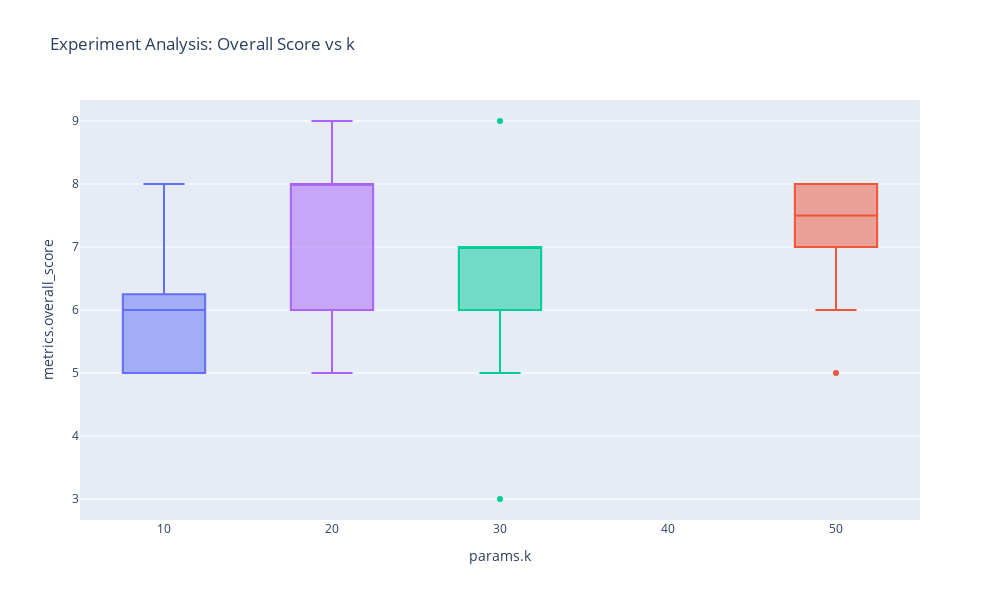

The cell this chart's notebook holds for it:
### Markdown cell above
### K analysis respect overall score

### Code cell
# Create the scatterplot

fig = px.box(
    df_runs, 
    x="params.k", 
    y="metrics.overall_score",
    color="params.k",        
    title="Experiment Analysis: Overall Score vs k",
    width=1000,
    height=600
    )
fig.update_layout(showlegend=False)

# Show the interactive plot
fig.show()

### Figure 1 — Plotly figure (JSON) as saved in the notebook; plotly's stock layout.template omitted (floating-point values rounded to 4 significant figures)
{"data": [{"alignmentgroup": "True", "hovertemplate": "params.k=%{x}<br>metrics.overall_score=%{y}<extra></extra>", "legendgroup": "10", "marker": {"color": "#636efa"}, "name": "10", "notched": false, "offsetgroup": "10", "orientation": "v", "showlegend": true, "type": "box", "x": [10, 10, 10, 10, 10, 10, 10, 10, 10], "x0": " ", "xaxis": "x", "y": [8, 6, 6, 7, 6, 5, 6, 5, 5], "y0": " ", "yaxis": "y"}, {"alignmentgroup": "True", "hovertemplate": "params.k=%{x}<br>metrics.overall_score=%{y}<extra></extra>", "legendgroup": "50", "marker": {"color": "#EF553B"}, "name": "50", "notched": false, "offsetgroup": "50", "orientation": "v", "showlegend": true, "type": "box", "x": [50, 50, 50, 50, 50, 50, 50, 50, 50, 50], "x0": " ", "xaxis": "x", "y": [8, 8, 8, 7, 8, 8, 7, 5, 6, 7], "y0": " ", "yaxis": "y"}, {"alignmentgroup": "True", "hovertemplate": "params.k=%{x}<br>metrics.overall_score=%{y}<extra></extra>", "legendgroup": "30", "marker": {"color": "#00cc96"}, "name": "30", "notched": false, "offsetgroup": "30", "orientation": "v", "showlegend": true, "type": "box", "x": [30, 30, 30, 30, 30, 30, 30, 30, 30, 30], "x0": " ", "xaxis": "x", "y": [7, 6, 3, 7, 9, 7, 6, 5, 7, 7], "y0": " ", "yaxis": "y"}, {"alignmentgroup": "True", "hovertemplate": "params.k=%{x}<br>metrics.overall_score=%{y}<extra></extra>", "legendgroup": "20", "marker": {"color": "#ab63fa"}, "name": "20", "notched": false, "offsetgroup": "20", "orientation": "v", "showlegend": true, "type": "box", "x": [20, 20, 20, 20, 20, 20, 20, 20, 20, 20], "x0": " ", "xaxis": "x", "y": [7, 8, 8, 8, 9, 8, 8, 5, 5, 6], "y0": " ", "yaxis": "y"}], "layout": {"boxmode": "overlay", "height": 600, "legend": {"title": {"text": "params.k"}, "tracegroupgap": 0}, "showlegend": false, "title": {"text": "Experiment Analysis: Overall Score vs k"}, "width": 1000, "xaxis": {"anchor": "y", "categoryarray": [10, 50, 30, 20], "categoryorder": "array", "domain": [0, 1], "title": {"text": "params.k"}}, "yaxis": {"anchor": "x", "domain": [0, 1], "title": {"text": "metrics.overall_score"}}}}
